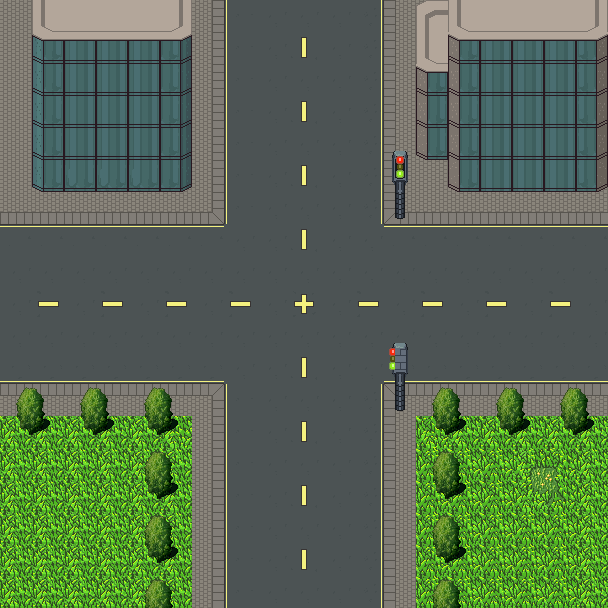

A level layout from a 2D game, rendered from its tile map. Below: a short description, then the map file with tile-grid data replaced by summaries:
An orthogonal 19x19 tile map with 32x32 px tiles, 7 tile layers (landscape, entities, semaphores, h-stop-lights, ...), 5 tilesets.

<map version="1.0" orientation="orthogonal" renderorder="right-down" width="19" height="19" tilewidth="32" tileheight="32" nextobjectid="1">
 <tileset firstgid="1" name="Street" tilewidth="32" tileheight="32">
  <image source="../../assets/img/street.png" trans="ff00ff" width="800" height="608" />
 </tileset>
 <tileset firstgid="476" name="grass" tilewidth="32" tileheight="32">
  <image source="../../assets/img/grass.png" trans="ff00ff" width="640" height="640" />
 </tileset>
 <tileset firstgid="876" name="Buildings" tilewidth="32" tileheight="32">
  <image source="../../assets/img/building.png" trans="ff00ff" width="256" height="256" />
 </tileset>
 <tileset firstgid="940" name="trees" tilewidth="32" tileheight="32">
  <image source="../../assets/img/trees.png" trans="ff00ff" width="320" height="256" />
 </tileset>
 <tileset firstgid="1020" name="objects" tilewidth="32" tileheight="32">
  <image source="../../assets/img/objects.png" trans="ff00ff" width="256" height="256" />
 </tileset>
 <layer name="landscape" width="19" height="19">
  <data>[361 cells, 361 non-empty, 25 distinct tile ids]</data>
 </layer>
 <layer name="entities" width="19" height="19">
  <data>[361 cells, 109 non-empty, 23 distinct tile ids]</data>
 </layer>
 <layer name="semaphores" width="19" height="19">
  <data>[361 cells, 6 non-empty, 6 distinct tile ids]</data>
 </layer>
 <layer name="h-stop-lights" width="19" height="19">
  <data>[361 cells, 2 non-empty, 2 distinct tile ids]</data>
 </layer>
 <layer name="v-stop-lights" width="19" height="19">
  <data>[361 cells, 2 non-empty, 2 distinct tile ids]</data>
 </layer>
 <layer name="h-green-lights" width="19" height="19">
  <data>[361 cells, 1 non-empty, 1 distinct tile ids]</data>
 </layer>
 <layer name="v-green-lights" width="19" height="19">
  <data>[361 cells, 1 non-empty, 1 distinct tile ids]</data>
 </layer>
</map>
